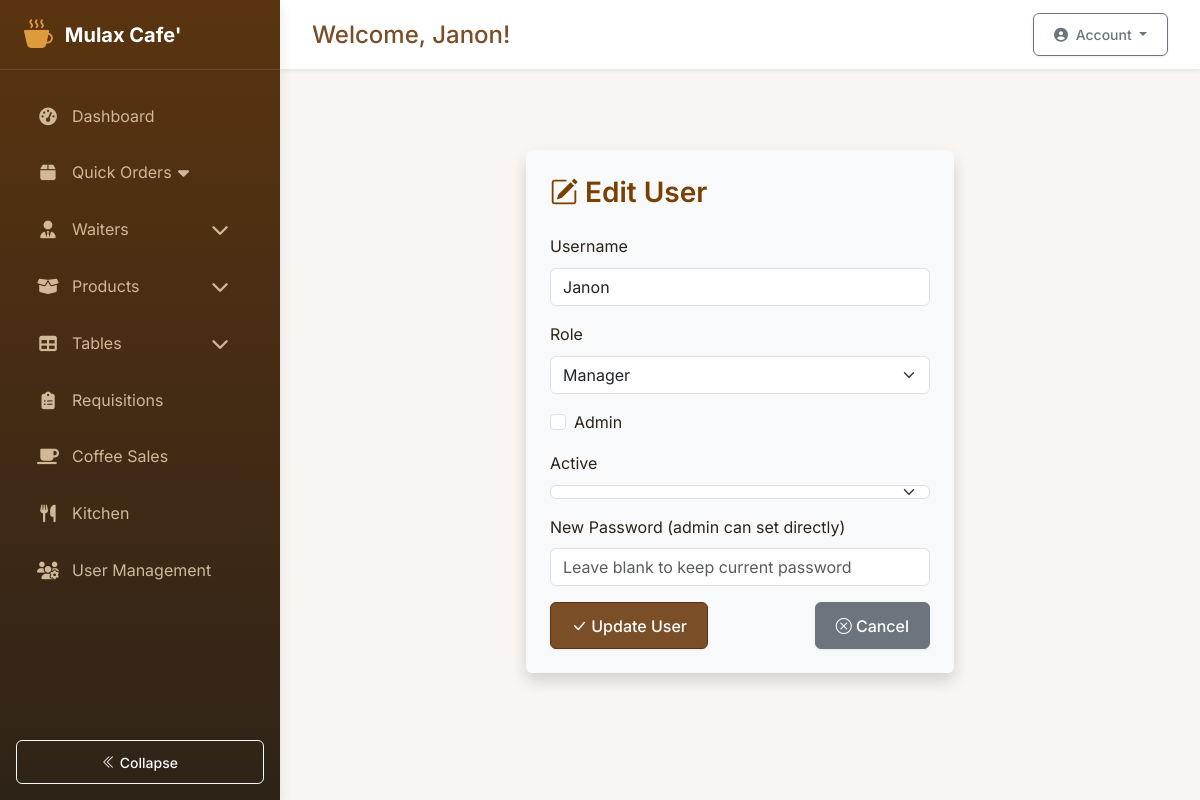
Page /auth/admin/edit-user/3 (signed in) on the earlier database version.
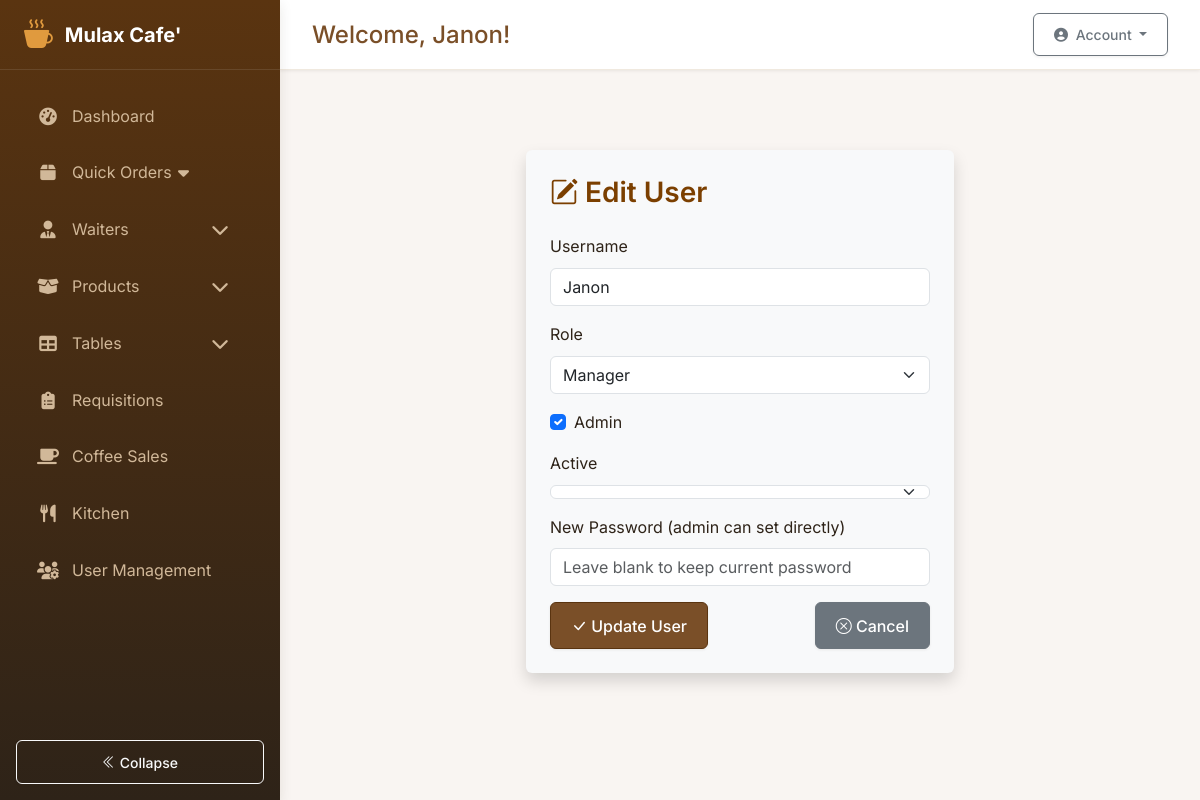
Same page on the later database version.
### app/models.py (models this page shows, shortened)
class User(db.Model, UserMixin):
    __tablename__ = 'users'
    id = db.Column(db.Integer, primary_key=True)
    username = db.Column(db.String(80), unique=True, nullable=False)
    password_hash = db.Column(db.String(128))
    role = db.Column(db.String(20), default='employee')  # Possible values: 'system_control', 'manager', 'employee'
    is_admin = db.Column(db.Boolean, default=False)
    active = db.Column(db.Boolean, default=True)
    created_at = db.Column(db.DateTime, default=datetime.utcnow)
    last_login = db.Column(db.DateTime)
    must_change_password = db.Column(db.Boolean, default=True)
    current_shift_id = db.Column(db.Integer, db.ForeignKey('shifts.id'))
    current_shift = db.relationship('Shift', back_populates='users')
    attendances = db.relationship('Attendance', back_populates='user')
    stock_movements = db.relationship('StockMovement', back_populates='user')
    requisitions = db.relationship(
        'Requisition',
        back_populates='requester',
        foreign_keys='[Requisition.user_id]'
    )
    approved_requisitions = db.relationship(
        'Requisition',
        back_populates='approver',
        foreign_keys='[Requisition.approved_by]'
    )
    coffee_sales = db.relationship('CoffeeSale', back_populates='recorder')
    orders_recorded = db.relationship('Order', back_populates='recorder', foreign_keys='[Order.recorded_by]')
    orders_served = db.relationship('Order', back_populates='server', foreign_keys='[Order.served_by]')
    orders_created = db.relationship('Order', back_populates='user', foreign_keys='Order.user_id')
    def is_system_control(self):
        return self.role == 'system_control' or self.is_admin
    def is_employee(self):
        return self.role == 'employee'
    def get_current_shift(self):
        if self.is_admin or self.is_system_control():
            return None  # Admins can see all shifts
        return self.current_shift

### app/auth/auth.py (the view, shortened to what this page needs)
@bp.route('/admin/edit-user/<int:user_id>', methods=['GET', 'POST'])
def edit_user(user_id):
    user = User.query.get_or_404(user_id)
    form = UserEditForm(original_username=user.username, obj=user)
    return render_template('auth/edit_user.html', form=form, user=user)

### app/auth/forms.py
class UserEditForm(FlaskForm):
    username = StringField('Username', validators=[DataRequired()])
    role = SelectField('Role', choices=[
        ('employee', 'Employee'),
        ('manager', 'Manager'),
        ('system_control', 'System Control')
    ])
    is_admin = BooleanField('Admin')
    active = BooleanField('Active')
    password = PasswordField('New Password (admin can set directly)')
    submit = SubmitField('Update')

### app/templates/auth/edit_user.html (shortened to what this page needs)
{% extends "base.html" %}
{% block content %}
<div class="container mt-5 col-md-6 shadow p-4 rounded bg-light">
    <h3 class="mb-4 text-primary"><i class="bi bi-pencil-square"></i> Edit User</h3>
    <form method="POST" action="{{ url_for('auth.edit_user', user_id=user.id) }}">
        <div class="mb-3">
            {{ form.username.label(class="form-label") }}
            {{ form.username(class="form-control", placeholder="Enter username") }}
        </div>
        <div class="mb-3">
            {{ form.role.label(class="form-label") }}
            {{ form.role(class="form-select") }}
        </div>
        <div class="form-check mb-3">
            {{ form.is_admin(class="form-check-input", id="isAdminCheck") }}
            {{ form.is_admin.label(class="form-check-label", for="isAdminCheck") }}
        </div>
        <div class="mb-3">
            {{ form.active.label(class="form-label") }}
            {{ form.active(class="form-select") }}
        </div>
        <div class="mb-3">
            {{ form.password.label(class="form-label") }}
            {{ form.password(class="form-control", placeholder="Leave blank to keep current password") }}
        </div>
        <div class="d-flex justify-content-between">
            <button type="submit" class="btn btn-primary"><i class="bi bi-check-lg"></i> Update User</button>
            <a href="{{ url_for('auth.manage_users') }}" class="btn btn-secondary"><i class="bi bi-x-circle"></i> Cancel</a>
        </div>
    </form>
</div>
</body>
</html>
{% endblock %}

### app/templates/base.html (shortened to what the changed rows need)
<!DOCTYPE html>
<html lang="en">
<head>
    <link rel="stylesheet" href="https://cdn.jsdelivr.net/npm/bootstrap-icons@1.11.1/font/bootstrap-icons.css">
    <link href="https://cdn.jsdelivr.net/npm/bootstrap@5.3.2/dist/css/bootstrap.min.css" rel="stylesheet">
    <link href="{{ url_for('static', filename='css/styles.css') }}" rel="stylesheet">
    <link rel="stylesheet" href="https://cdnjs.cloudflare.com/ajax/libs/font-awesome/6.5.2/css/all.min.css">
    <link rel="stylesheet" href="https://cdn.datatables.net/1.11.5/css/dataTables.bootstrap5.min.css">
</head>
<body>
    {% if current_user.is_authenticated %}
        <div class="app-container">
            <aside class="sidebar" id="sidebar">
                <div class="sidebar-header">
                    <a href="#" class="sidebar-brand">
                        <i class="bi bi-cup-hot-fill"></i>
                        <span>Mulax Cafe'</span>
                    </a>
                </div>
                <div class="sidebar-nav-container">
                    <ul class="sidebar-nav">
                        {% if current_user.role in ['admin', 'manager'] %}
                            <li class="nav-item">
                                <a class="sidebar-nav-link" href="{{ url_for('main.dashboard') }}">
                                    <i class="fas fa-tachometer-alt"></i><span>Dashboard</span>
                                </a>
                            </li>
                        {% endif %}
                        <li class="nav-item">
                            <a class="sidebar-nav-link collapsed" href="#" data-bs-toggle="collapse" data-bs-target="#ordersMenu" aria-expanded="false">
                                <i class="fas fa-box"></i><span>Quick Orders</span>
                                <i class="fas fa-caret-down float-end"></i>
                            </a>
                        </li>
                        {% if current_user.role in ['admin', 'manager'] %}
<li class="nav-item">
    <a class="sidebar-nav-link d-flex align-items-center" href="#waitersSubmenu" data-bs-toggle="collapse" role="button" aria-expanded="false" aria-controls="waitersSubmenu">
        <i class="fas fa-user-tie"></i>
        <span>Waiters</span>
        <i class="fas fa-chevron-down ms-auto menu-toggle"></i>
    </a>
</li>
{% endif %}
                        <li class="nav-item">
                            <a class="sidebar-nav-link d-flex align-items-center" href="#productSubmenu" data-bs-toggle="collapse" role="button" aria-expanded="false" aria-controls="productSubmenu">
                                <i class="fas fa-box-open"></i>
                                <span>Products</span>
                                <i class="fas fa-chevron-down ms-auto menu-toggle"></i>
                            </a>
                        </li>
                        <li class="nav-item">
                            <a class="sidebar-nav-link d-flex align-items-center" href="#tablesSubmenu" data-bs-toggle="collapse" role="button" aria-expanded="false" aria-controls="tablesSubmenu">
                                <i class="fas fa-table"></i>
                                <span>Tables</span>
                                <i class="fas fa-chevron-down ms-auto menu-toggle"></i>
                            </a>
                        </li>
                        <li class="nav-item">
                            <a class="sidebar-nav-link" href="{{ url_for('requisitions.list_requisitions') }}">
                                <i class="fas fa-clipboard-list"></i><span>Requisitions</span>
                            </a>
                        </li>
                        <li class="nav-item">
                            <a class="sidebar-nav-link" href="{{ url_for('coffee.list_sales') }}">
                                <i class="fas fa-coffee"></i><span>Coffee Sales</span>
                            </a>
                        </li>
                        <li class="nav-item">
                            <a class="sidebar-nav-link" href="{{ url_for('kitchen.inventory') }}">
                                <i class="fas fa-utensils"></i><span>Kitchen</span>
                            </a>
                        </li>
                        {% if current_user.role in ['manager'] %}
                        <li class="nav-item">
                            <a class="sidebar-nav-link" href="{{ url_for('auth.manage_users') }}">
                                <i class="fas fa-users-cog"></i><span>User Management</span>
                            </a>
                        </li>
                        {% endif %}
                    </ul>
                </div>
                <div class="sidebar-footer p-3">
                    <button class="sidebar-toggle btn btn-sm btn-outline-light w-100" id="sidebarToggle">
                        <i class="bi bi-chevron-double-left"></i> <span>Collapse</span>
                    </button>
                </div>
            </aside>
            <main class="main-content" id="main-content">
                <div class="content-wrapper">
                    <div class="top-bar">
                        <div class="welcome-message">
                            <h4>Welcome, {{ current_user.username }}!</h4>
                        </div>
                        <div class="user-profile">
                            <div class="dropdown">
                                <button class="btn btn-sm btn-outline-secondary dropdown-toggle" type="button" id="dropdownMenuButton" data-bs-toggle="dropdown" aria-expanded="false">
                                    <i class="fas fa-user-circle me-1"></i> Account
                                </button>
                            </div>
                        </div>
                    </div>
                    <div class="content-container">
                        {% block content %}{% endblock %}
    {% endif %}
</body>
</html>

Differences in the rows shown:
changed User "Janon": is_admin "☐" → "☑"
